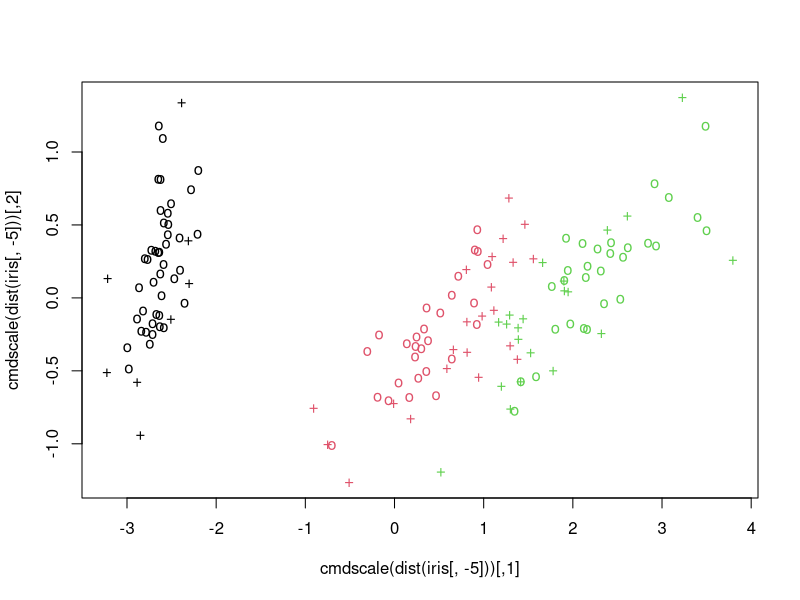
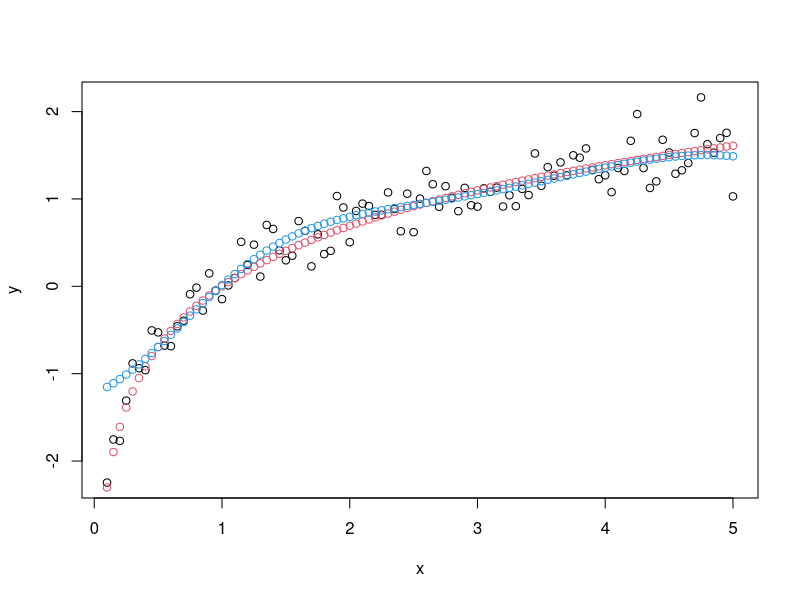
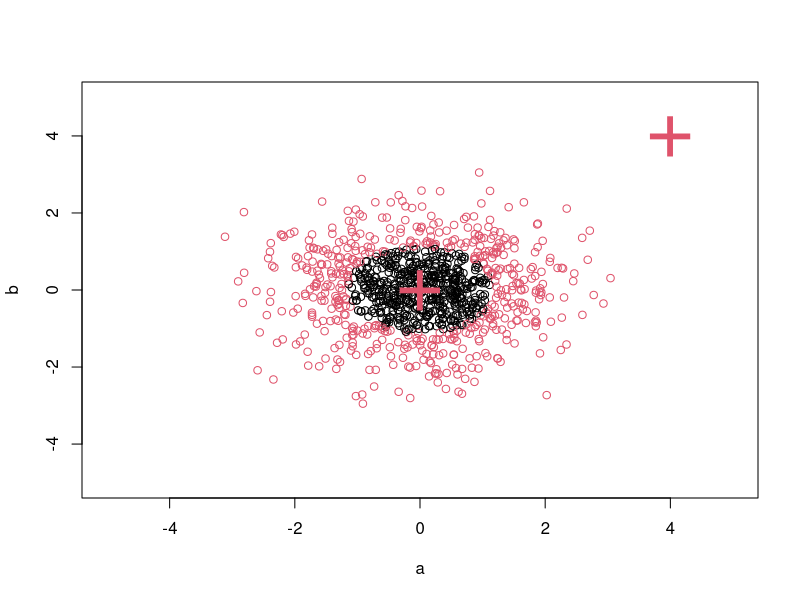

These figures' R source, in order:
install.packages("e1071")
library('e1071')

data(iris)
attach(iris)

## classification mode
# default with factor response:
model <- svm(Species ~ ., data = iris)

# alternatively the traditional interface:
x <- subset(iris, select = -Species)
y <- Species
model <- svm(x, y) 

print(model)
summary(model)

# test with train data
pred <- predict(model, x)
# (same as:)
pred <- fitted(model)

# Check accuracy:
table(pred, y)

# compute decision values and probabilities:
pred <- predict(model, x, decision.values = TRUE)
attr(pred, "decision.values")[1:4,]

# visualize (classes by color, SV by crosses):
plot(cmdscale(dist(iris[,-5])),
     col = as.integer(iris[,5]),
     pch = c("o","+")[1:150 %in% model$index + 1])

## try regression mode on two dimensions

# create data
x <- seq(0.1, 5, by = 0.05)
y <- log(x) + rnorm(x, sd = 0.2)

# estimate model and predict input values
m   <- svm(x, y)
new <- predict(m, x)

# visualize
plot(x, y)
points(x, log(x), col = 2)
points(x, new, col = 4)

## density-estimation

# create 2-dim. normal with rho=0:
X <- data.frame(a = rnorm(1000), b = rnorm(1000))
attach(X)

# traditional way:
m <- svm(X, gamma = 0.1)

# formula interface:
m <- svm(~., data = X, gamma = 0.1)
# or:
m <- svm(~ a + b, gamma = 0.1)

# test:
newdata <- data.frame(a = c(0, 4), b = c(0, 4))
predict (m, newdata)

# visualize:
plot(X, col = 1:1000 %in% m$index + 1, xlim = c(-5,5), ylim=c(-5,5))
points(newdata, pch = "+", col = 2, cex = 5)

# weights: (example not particularly sensible)
i2 <- iris
levels(i2$Species)[3] <- "versicolor"
summary(i2$Species)
wts <- 100 / table(i2$Species)
wts
m <- svm(Species ~ ., data = i2, class.weights = wts)
